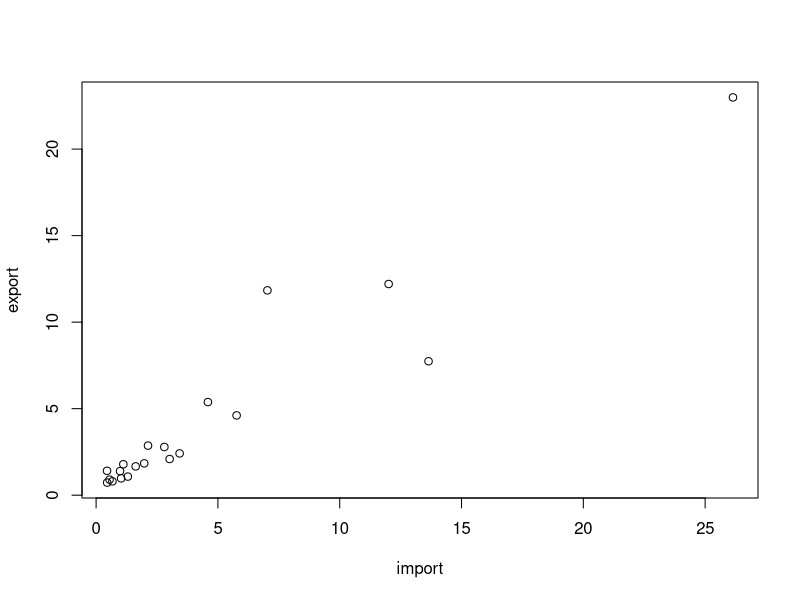
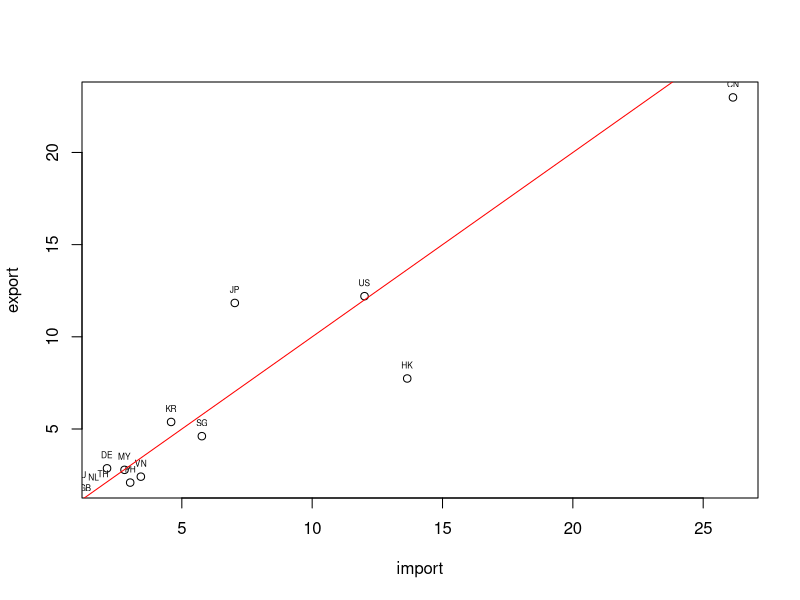

Generate these figures, in order, with R:
## ---- chunk 1
population <- c(158228, 126687, 228075, 204903, 308383, 187920)
town <- c("中正", "大同", "中山", "松山", "大安", "萬華")
area <- c(7.6071, 5.6815, 13.6821, 9.2878, 11.3614, 8.8522)
## ---- chunk 2
df <- data.frame(town, population, area)
df
# View(df)
## ---- chunk 3
country <- c("CN", "US", "JP", "HK", "KR", "SG", "DE", "MY", "VN", "PH", "TH", "AU", "NL", "SA", "ID", "GB", "IN", "FR", "IT", "AE")

import <- c(26.142, 12.008, 7.032, 13.646, 4.589, 5.768, 2.131, 2.802, 3.428, 3.019, 1.976, 1.118, 1.624, 0.449, 0.983, 1.302, 1.027, 0.553, 0.670, 0.455)

export <- c(22.987, 12.204, 11.837, 7.739, 5.381, 4.610, 2.866, 2.784, 2.414, 2.092, 1.839, 1.788, 1.665, 1.409, 1.391, 1.075, 0.974, 0.899, 0.800, 0.728)
## ---- chunk 4
df <- data.frame(country, import, export)
str(df)
df <- data.frame(country, import, export, stringsAsFactors = FALSE)
str(df)
## ---- chunk 5
df.test <- data.frame()
## ---- chunk 6
# View(df)
head(df)	# get first part of the data.frame
class(df)
str(df)
summary(df)
# look up help
help(summary)
?summary
## ---- chunk 7
dim(df)
ncol(df)
nrow(df)
length(df)
## ---- chunk 8
names(df)
head(df$發生.現.地點)
head(df$發生時段)
length(df$發生時段)
summary(df)
## ---- chunk 9
df$sub <- df$import - df$export
## ---- chunk 10
df
names(df)
nrow(df)

# filter row data by column value
df[df$import > df$export,]
df[df$import > df$export,]$country
df[df$import > df$export,1]

# 1 row == a data.frame with only one data entry
class(df[df$import > df$export,1])
class(df[,1]) # character vector
class(df[1,]) # data.frame
class(unlist(df[1, -1])) # filter the 1st row and select all columns except 1

## ---- chunk 11
# sort rows by df$import column
df.sorted <- df[order(df$import),]
# View(df.sorted)

# sort rows in decreasing order
df.sorted <- df[order(df$import, decreasing = T),]

# add - to column in order() can sort in decreasing order
df.sorted <- df[order(-df$import),]

head(df.sorted)
## ---- chunk 12
# plot(df) # raise error, 1st column is a character vector
plot(df[, 2:3])


plot(df[1:10, 2:3])
text(import, export, labels=country, cex= 0.5, pos=3)
lines(1:25, 1:25, col='red')

?plot
## ---- chunk 13
library(dplyr)
df <- data.frame(country, import, export, stringsAsFactors = F)
df <- mutate(df, sub = import - export)
filter(df, import > export)
select(df, c(1, 3))

